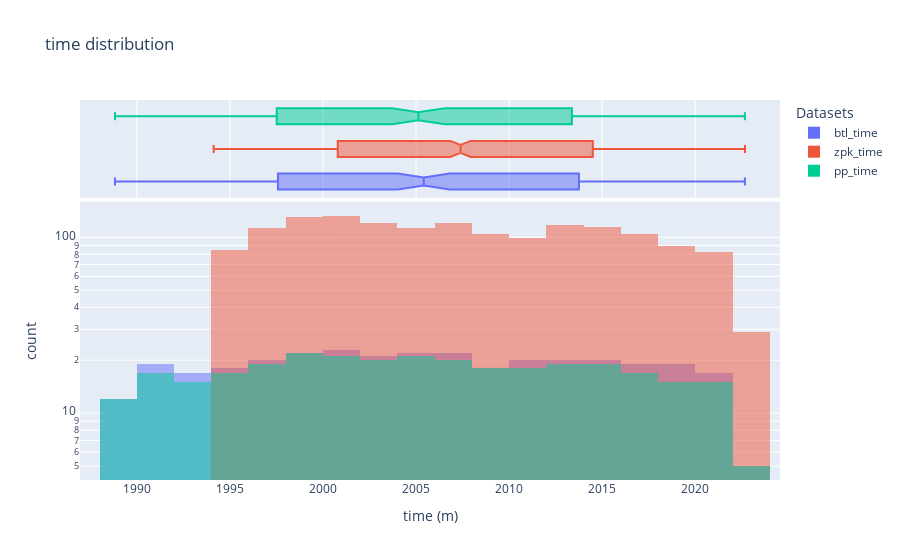

The notebook cell saved with this chart:
### Markdown cell above
## Manage index

---

### Code cell
times = pd.DataFrame(
    {
        "btl_time": hot_ctd.time.to_series(),
        "zpk_time": hot_zooplankton.time.to_series(),
        "pp_time": hot_primary_production.time.to_series(),
    }
)
fig = px.histogram(
    times,
    x=["btl_time", "zpk_time", "pp_time"],
    title="time distribution",
    opacity=0.5,
    log_y=True,
    nbins=30,
    barmode="overlay",
    marginal="box",
    labels={"value": "time (m)", "variable": "Datasets"},
)

fig.show()

### Figure 1 — Plotly figure (JSON) as saved in the notebook; plotly's stock layout.template omitted (floating-point values rounded to 4 significant figures; data arrays with more than 128 entries replaced by an {"elided": "..."} marker saying what was removed)
{"data": [{"alignmentgroup": "True", "bingroup": "x", "hovertemplate": "Datasets=btl_time<br>time (m)=%{x}<br>count=%{y}<extra></extra>", "legendgroup": "btl_time", "marker": {"color": "#636efa", "opacity": 0.5, "pattern": {"shape": ""}}, "name": "btl_time", "nbinsx": 30, "offsetgroup": "btl_time", "orientation": "v", "showlegend": true, "type": "histogram", "x": {"elided": "2011 str values"}, "xaxis": "x", "yaxis": "y"}, {"alignmentgroup": "True", "hovertemplate": "Datasets=btl_time<br>time (m)=%{x}<extra></extra>", "legendgroup": "btl_time", "marker": {"color": "#636efa"}, "name": "btl_time", "notched": true, "offsetgroup": "btl_time", "showlegend": false, "type": "box", "x": {"elided": "2011 str values"}, "xaxis": "x2", "yaxis": "y2"}, {"alignmentgroup": "True", "bingroup": "x", "hovertemplate": "Datasets=zpk_time<br>time (m)=%{x}<br>count=%{y}<extra></extra>", "legendgroup": "zpk_time", "marker": {"color": "#EF553B", "opacity": 0.5, "pattern": {"shape": ""}}, "name": "zpk_time", "nbinsx": 30, "offsetgroup": "zpk_time", "orientation": "v", "showlegend": true, "type": "histogram", "x": {"elided": "2011 str values"}, "xaxis": "x", "yaxis": "y"}, {"alignmentgroup": "True", "hovertemplate": "Datasets=zpk_time<br>time (m)=%{x}<extra></extra>", "legendgroup": "zpk_time", "marker": {"color": "#EF553B"}, "name": "zpk_time", "notched": true, "offsetgroup": "zpk_time", "showlegend": false, "type": "box", "x": {"elided": "2011 str values"}, "xaxis": "x2", "yaxis": "y2"}, {"alignmentgroup": "True", "bingroup": "x", "hovertemplate": "Datasets=pp_time<br>time (m)=%{x}<br>count=%{y}<extra></extra>", "legendgroup": "pp_time", "marker": {"color": "#00cc96", "opacity": 0.5, "pattern": {"shape": ""}}, "name": "pp_time", "nbinsx": 30, "offsetgroup": "pp_time", "orientation": "v", "showlegend": true, "type": "histogram", "x": {"elided": "2011 str values"}, "xaxis": "x", "yaxis": "y"}, {"alignmentgroup": "True", "hovertemplate": "Datasets=pp_time<br>time (m)=%{x}<extra></extra>", "legendgroup": "pp_time", "marker": {"color": "#00cc96"}, "name": "pp_time", "notched": true, "offsetgroup": "pp_time", "showlegend": false, "type": "box", "x": {"elided": "2011 str values"}, "xaxis": "x2", "yaxis": "y2"}], "layout": {"barmode": "overlay", "legend": {"title": {"text": "Datasets"}, "tracegroupgap": 0}, "title": {"text": "time distribution"}, "xaxis": {"anchor": "y", "domain": [0, 1], "title": {"text": "time (m)"}}, "xaxis2": {"anchor": "y2", "domain": [0, 1], "matches": "x", "showgrid": true, "showticklabels": false}, "yaxis": {"anchor": "x", "domain": [0, 0.7326], "title": {"text": "count"}, "type": "log"}, "yaxis2": {"anchor": "x2", "domain": [0.7426, 1], "matches": "y2", "showgrid": false, "showline": false, "showticklabels": false, "ticks": ""}}}
